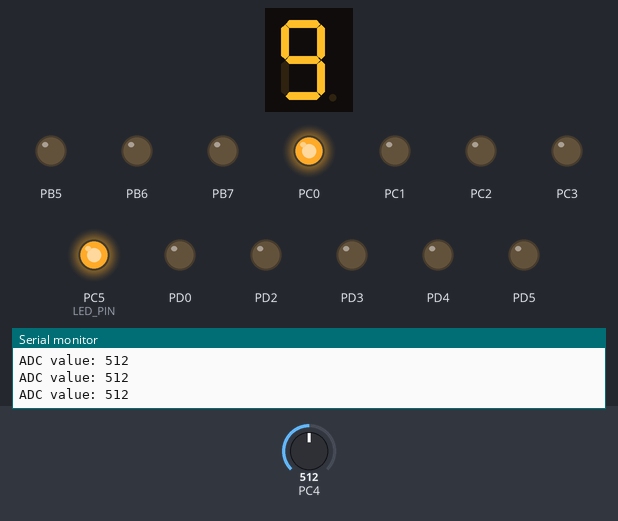
Recording of a program running on a simulated ATmega328P, built with avr-gcc and emulated at 16 MHz. Parts: 1-digit seven-segment display, output pins drawn as LEDs (lit = HIGH), the last lines printed to the serial monitor. Wiring (inferred from the names in the program): 1-digit 7-segment display, segments lit when HIGH: segments PD6, PD7, PB0, PB1, PB2, PB3, PB4. The inputs (shaded band) are chosen by the test bench; at power-on: PC4 = 512. The segment pins are drawn as the display they are named for; pins used as bus, display or sensor lines are not drawn.

Above: at 2.6 s.
2.7 s: PC4 set to 124
4.5 s: PC4 set to 102
At 5.8 s:
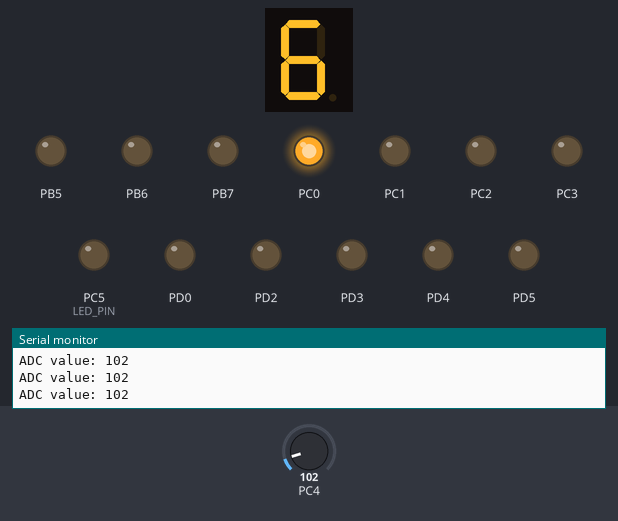
7.7 s: PC4 set to 122
At 10.7 s:
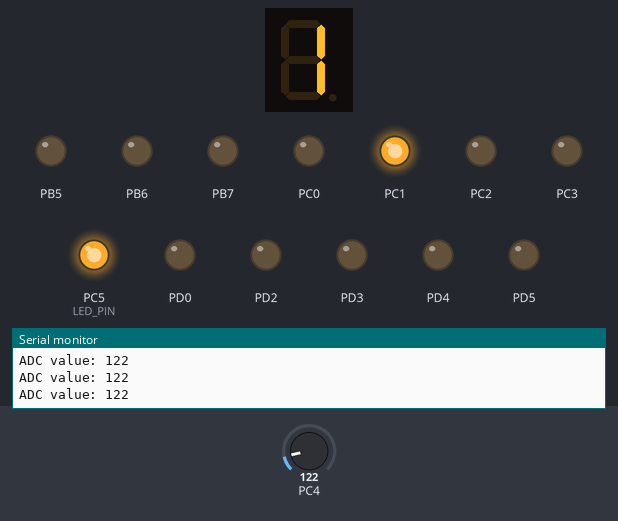
10.9 s: PC4 set to 0
At 20.8 s:
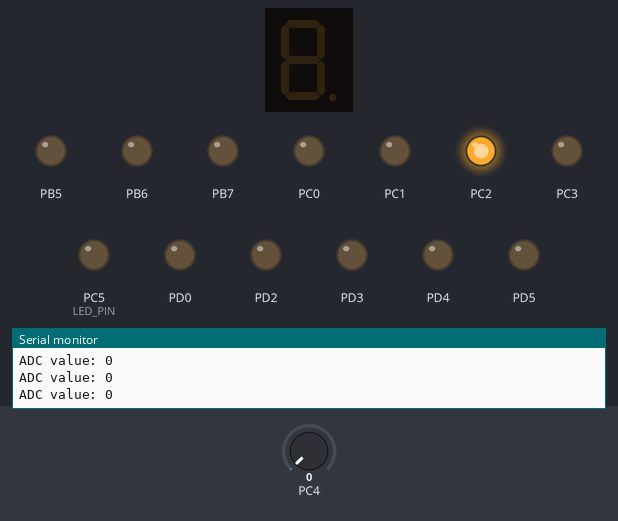
Timing chart, 0 to 21.5 s (numbered marks = the images above; inputs shaded):
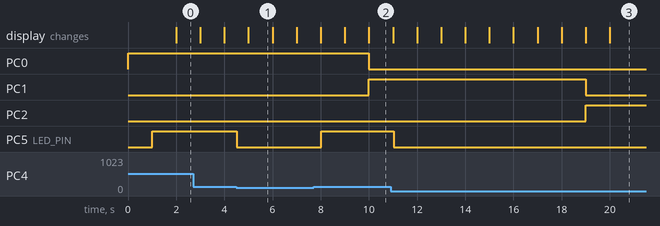

The program:

main.c
```c
#include <avr/io.h>
#include <util/delay.h>
#include <avr/interrupt.h>
#include <avr/sleep.h>
#include <stdio.h>
#include <stdlib.h>
#include <string.h>
#include <stdbool.h>

#define BAUD 9600

//// state machine //////

#define SEG_A (1 << PD6)
#define SEG_B (1 << PD7)
#define SEG_C (1 << PB0)
#define SEG_D (1 << PB1)
#define SEG_E (1 << PB2)
#define SEG_F (1 << PB3)
#define SEG_G (1 << PB4)
#define DISABLE_D PORTD &= ~(SEG_A | SEG_B)
#define DISABLE_B PORTB &= ~(SEG_C | SEG_D | SEG_E | SEG_F | SEG_G)
#define ADC_PIN 4
#define LED_PIN PC5
#define LIGHT_THRESHOLD 112

// state enum
// def states
typedef enum
{
    RED,
    GREEN,
    YELLOW
} State;

volatile uint16_t digitalCounter = 0;
volatile uint16_t secondCounter = 0;
volatile uint8_t digit = 9;
volatile State currentState = RED;
volatile uint8_t yellowCounter = 0;
volatile uint8_t inYellowState = 0;

void display_digit(int digit)
{

    // clear pins
    DISABLE_B;
    DISABLE_D;

    switch (digit)
    {
        /* case 0:
             PORTD = SEG_A | SEG_B;
             PORTB = SEG_C | SEG_D | SEG_E | SEG_F;
             break;   */
    case 1:
        PORTD = SEG_B;
        PORTB = SEG_C;
        break;
    case 2:
        PORTD = SEG_A | SEG_B;
        PORTB = SEG_D | SEG_E | SEG_G;
        break;
    case 3:
        PORTD = SEG_A | SEG_B;
        PORTB = SEG_C | SEG_D | SEG_G;
        break;
    case 4:
        PORTD = SEG_B;
        PORTB = SEG_C | SEG_F | SEG_G;
        break;
    case 5:
        PORTD = SEG_A;
        PORTB = SEG_C | SEG_D | SEG_F | SEG_G;
        break;
    case 6:
        PORTD = SEG_A;
        PORTB = SEG_C | SEG_D | SEG_E | SEG_F | SEG_G;
        break;
    case 7:
        PORTD = SEG_A | SEG_B;
        PORTB = SEG_C;
        break;
    case 8:
        PORTD = SEG_A | SEG_B;
        PORTB = SEG_C | SEG_D | SEG_E | SEG_F | SEG_G;
        break;
    case 9:
        PORTD = SEG_A | SEG_B;
        PORTB = SEG_C | SEG_D | SEG_F | SEG_G;
        break;
    default:
        PORTD = 0;
        PORTB = 0;
        break;
    }
}

void changeState(State currentState)
{
    // enable pins
    DDRC |= (1 << PC0) | (1 << PC1) | (1 << PC2);

    // reset  pins
    PORTC &= ~((1 << PC0) | (1 << PC1) | (1 << PC2));

    switch (currentState)
    {
    case RED:
        PORTC |= (1 << PC0);
        _delay_ms(1000); // enable red led (A0)
        break;
    case GREEN:
        PORTC |= (1 << PC1);
        _delay_ms(1000); // enable green led (A1)
        break;
    case YELLOW:
        PORTC |= (1 << PC2);
        _delay_ms(1000); // enable yellow led (A2)

        break;
    default:
        /*  for (int i = 0; i < 100; i++) // Miganie przez 10 cykli
          {
              PORTC |= (1 << PC3);  // enable yellow led (A3)
              _delay_ms(1000);      // delay 1000 ms
              PORTC &= ~(1 << PC3); // disable yellow led (A3)
              _delay_ms(1000);      // delay 1000ms
          }  */
        break;
    }
}

// conf Timer1
void timer1_init()
{
    TCCR1A = 0; // Normal mode (CTC bez PWM)
    TCCR1B = 0;
    TCCR1B |= (1 << WGM12) | (1 << CS12) | (1 << CS10); // CTC mode, prescaler 1024
    OCR1A = 15624;                                      // Compare match value for 1 second
    TIMSK1 |= (1 << OCIE1A);                            // Enable compare interrupt for Timer1
    sei();                                              // Enable global interrupts
}

ISR(TIMER1_COMPA_vect)
{

    digitalCounter++;
    secondCounter++;
    // PORTC ^= (1 << PC3); // reprezent 1 sec

    // Update the number every 1 second, except in the YELLOW state
    if (digitalCounter >= 1 && currentState != YELLOW)
    {
        display_digit(digit); // display digit

        digit--;
        if (digit < 1) // reset counter
        {
            digit = 9;
        }
        digitalCounter = 0;
    }
    else if (currentState == YELLOW)
    {
        DISABLE_B;
        DISABLE_D;
    }
    // change state
    if (currentState == YELLOW)
    {

        // change state  3sec for yellow,

        if (secondCounter >= 3)
        {
            currentState = RED;
            changeState(currentState);
            secondCounter = 0;
        }
    }
    else
    {
        // change state  9sec for green red,
        if (secondCounter >= 9)
        {
            if (currentState == RED)
            {
                currentState = GREEN;
            }
            else if (currentState == GREEN)
            {
                currentState = YELLOW;
            }

            changeState(currentState);
            secondCounter = 0; // reset counter
        }
    }
}

////////// fotoresistor setup

void adc_init()
{
    ADMUX = (1 << REFS0);                                              // Set reference voltage to AVCC
    ADCSRA = (1 << ADEN) | (1 << ADPS2) | (1 << ADPS1) | (1 << ADPS0); // Enable ADC, set prescaler to 128
}

uint16_t read_adc(uint8_t adc_pin)
{
    // Select ADC channel (PC3 in this case)
    ADMUX = (ADMUX & 0xF0) | (adc_pin & 0x0F);
    // Start conversion
    ADCSRA |= (1 << ADSC);
    // Wait for conversion to complete
    while (ADCSRA & (1 << ADSC))
        ;
    // Return ADC value
    return ADC;
}

void setup_output_pin()
{
    DDRC |= (1 << LED_PIN); // Ustaw wyjściowy pin jako wyjście (np. dla diody LED)
}

void control_device_based_on_light(uint16_t light_value)
{
    if (light_value < LIGHT_THRESHOLD)
    {
        // Turn off the LED if the light value is below the threshold
        PORTC &= ~(1 << LED_PIN);
    }
    else
    {
        // Turn on the LED if the light value is above the threshold
        PORTC |= (1 << LED_PIN);
    }
}

// Inicjalizacja portu szeregowego
void uart_init(unsigned long baud)
{
    unsigned int ubrr = F_CPU / 16 / baud - 1;
    UBRR0H = (unsigned char)(ubrr >> 8);
    UBRR0L = (unsigned char)ubrr;
    UCSR0B = (1 << TXEN0);                  // Włącz nadajnik
    UCSR0C = (1 << UCSZ01) | (1 << UCSZ00); // Ustawienie na 8 bitów danych
}

// Funkcja wysyłająca dane przez port szeregowy
void uart_transmit(unsigned char data)
{
    while (!(UCSR0A & (1 << UDRE0)))
        ;        // Czekaj na opróżnienie bufora
    UDR0 = data; // Wyślij dane
}

// Funkcja do wysyłania tekstu (łańcuch znaków) przez UART
void uart_send_string(const char *str)
{
    while (*str)
    {
        uart_transmit(*str++);
    }
}

// Funkcja do wysyłania wartości ADC jako ciągu znaków
void uart_send_value(uint16_t value)
{
    char buffer[10];
    sprintf(buffer, "%u", value);
    uart_send_string(buffer);
    uart_send_string("\r\n");
}

// main

int main(void)
{
    DDRD |= 0xff;
    DDRB |= 0xff;
    DDRC |= (1 << PC0) | (1 << PC1) | (1 << PC2) | (1 << PC3) | (1 << LED_PIN);

    // Initialize ADC and set up the LED pin
    adc_init();
    setup_output_pin();
    uart_init(115200);
    changeState(currentState); // enable initial state
    timer1_init();             // timer init

    while (1)
    {

        // Read light value from PC3 (ADC3)
        uint16_t light_value = read_adc(ADC_PIN);
        // Control the LED based on the light value
        // Wyślij wartość ADC do portu szeregowego
        uart_send_string("ADC value: ");
        uart_send_value(light_value);
        control_device_based_on_light(light_value);
        _delay_ms(500); // Delay for stability
    }

    return 0;
}
```

Measured:
- the behaviour switches between 112 and 111 on PC4 (found by bisection; images 0 and 1)
- after the input at 4.5 s, PC5 (LED_PIN): HIGH → LOW at once
- after the input at 7.7 s, PC5 (LED_PIN): LOW → HIGH after 0.32 s
- after the input at 10.9 s, PC5 (LED_PIN): HIGH → LOW after 0.12 s
- what the display in image 1 shows lasts 1.0 s, from 5.0 s to 6.0 s
